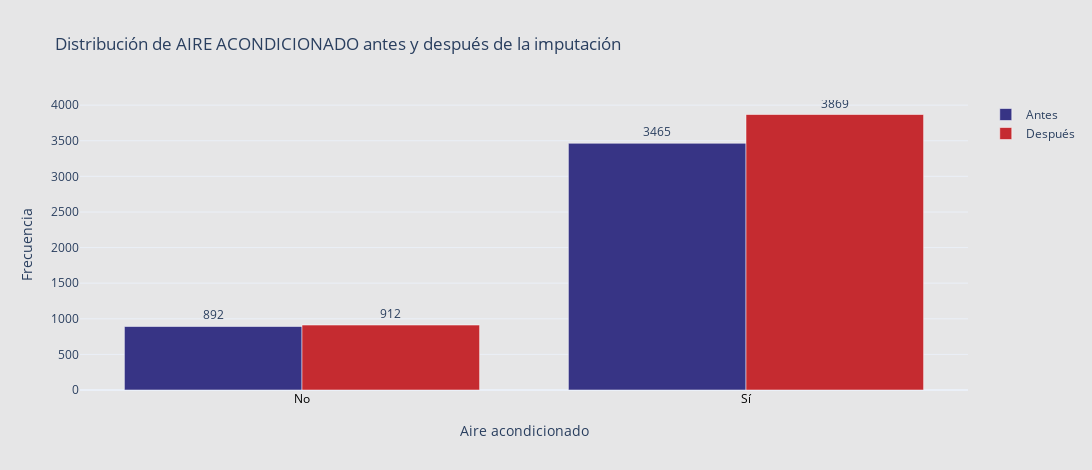

Notebook code for this chart:
### Code cell
# Conteo antes y después
antes_ac = df_antes['aire_acondicionado'].value_counts().sort_index()
despues_ac = df_bmw['aire_acondicionado'].value_counts().sort_index()

# Diccionario para etiquetas personalizadas
etiquetas = {False: 'No', True: 'Sí'}

# Etiquetas del eje X ordenadas como en 'antes_ac'
x_labels = [etiquetas.get(i, str(i)) for i in antes_ac.index]

# Asegurar que los valores de después están en el mismo orden
despues_vals = despues_ac.reindex(antes_ac.index, fill_value=0).values

fig = go.Figure()

# Antes
fig.add_trace(go.Bar(
    x=x_labels,
    y=antes_ac.values,
    name='Antes',
    marker_color='#373485',
    text=antes_ac.values,
    textposition='outside',
    opacity=1
))

# Después
fig.add_trace(go.Bar(
    x=x_labels,
    y=despues_vals,
    name='Después',
    marker_color='#c52b30',
    text=despues_vals,
    textposition='outside',
    opacity=1
))

fig.update_layout(
    title="Distribución de AIRE ACONDICIONADO antes y después de la imputación",
    xaxis_title="Aire acondicionado",
    yaxis_title="Frecuencia",
    barmode='group',
    template='plotly_white',
    width=1200,
    height=470,
    plot_bgcolor='#e6e6e7',
    paper_bgcolor='#e6e6e7',
    xaxis=dict(
        tickfont=dict(color='black'),
        title_standoff=20
    )
)

fig.show()

### Figure 1 — Plotly figure (JSON) as saved in the notebook; plotly's stock layout.template omitted (floating-point values rounded to 4 significant figures)
{"data": [{"marker": {"color": "#373485"}, "name": "Antes", "opacity": 1, "text": [892.0, 3465.0], "textposition": "outside", "type": "bar", "x": ["No", "Sí"], "y": [892, 3465]}, {"marker": {"color": "#c52b30"}, "name": "Después", "opacity": 1, "text": [912.0, 3869.0], "textposition": "outside", "type": "bar", "x": ["No", "Sí"], "y": [912, 3869]}], "layout": {"barmode": "group", "height": 470, "paper_bgcolor": "#e6e6e7", "plot_bgcolor": "#e6e6e7", "title": {"text": "Distribución de AIRE ACONDICIONADO antes y después de la imputación"}, "width": 1200, "xaxis": {"tickfont": {"color": "black"}, "title": {"standoff": 20, "text": "Aire acondicionado"}}, "yaxis": {"title": {"text": "Frecuencia"}}}}
